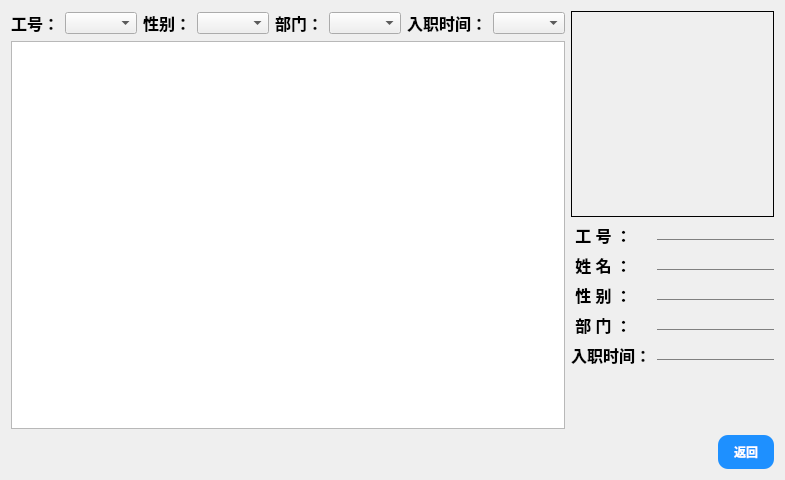
<?xml version="1.0" encoding="UTF-8"?>
<ui version="4.0">
 <class>Presons</class>
 <widget class="QWidget" name="Presons">
  <property name="geometry">
   <rect>
    <x>0</x>
    <y>0</y>
    <width>785</width>
    <height>480</height>
   </rect>
  </property>
  <property name="windowTitle">
   <string>Form</string>
  </property>
  <layout class="QVBoxLayout" name="verticalLayout_4">
   <item>
    <layout class="QVBoxLayout" name="verticalLayout_3">
     <item>
      <layout class="QHBoxLayout" name="horizontalLayout_2">
       <item>
        <layout class="QVBoxLayout" name="verticalLayout">
         <item>
          <layout class="QHBoxLayout" name="horizontalLayout">
           <item>
            <widget class="QLabel" name="label">
             <property name="font">
              <font>
               <family>Agency FB</family>
               <pointsize>12</pointsize>
               <weight>75</weight>
               <bold>true</bold>
              </font>
             </property>
             <property name="text">
              <string>工号：</string>
             </property>
             <property name="alignment">
              <set>Qt::AlignCenter</set>
             </property>
            </widget>
           </item>
           <item>
            <widget class="QComboBox" name="comboBox"/>
           </item>
           <item>
            <widget class="QLabel" name="label_2">
             <property name="font">
              <font>
               <family>Agency FB</family>
               <pointsize>12</pointsize>
               <weight>75</weight>
               <bold>true</bold>
              </font>
             </property>
             <property name="text">
              <string>性别：</string>
             </property>
             <property name="alignment">
              <set>Qt::AlignCenter</set>
             </property>
            </widget>
           </item>
           <item>
            <widget class="QComboBox" name="comboBox_2"/>
           </item>
           <item>
            <widget class="QLabel" name="label_3">
             <property name="font">
              <font>
               <family>Agency FB</family>
               <pointsize>12</pointsize>
               <weight>75</weight>
               <bold>true</bold>
              </font>
             </property>
             <property name="text">
              <string>部门：</string>
             </property>
             <property name="alignment">
              <set>Qt::AlignCenter</set>
             </property>
            </widget>
           </item>
           <item>
            <widget class="QComboBox" name="comboBox_3"/>
           </item>
           <item>
            <widget class="QLabel" name="label_10">
             <property name="font">
              <font>
               <family>Agency FB</family>
               <pointsize>12</pointsize>
               <weight>75</weight>
               <bold>true</bold>
              </font>
             </property>
             <property name="text">
              <string>入职时间：</string>
             </property>
             <property name="alignment">
              <set>Qt::AlignCenter</set>
             </property>
            </widget>
           </item>
           <item>
            <widget class="QComboBox" name="comboBox_4"/>
           </item>
          </layout>
         </item>
         <item>
          <widget class="QTableWidget" name="tableWidget"/>
         </item>
        </layout>
       </item>
       <item>
        <layout class="QVBoxLayout" name="verticalLayout_2">
         <item>
          <widget class="QLabel" name="label_5">
           <property name="font">
            <font>
             <family>Agency FB</family>
             <pointsize>12</pointsize>
             <weight>75</weight>
             <bold>true</bold>
            </font>
           </property>
           <property name="frameShape">
            <enum>QFrame::Panel</enum>
           </property>
           <property name="text">
            <string/>
           </property>
           <property name="alignment">
            <set>Qt::AlignCenter</set>
           </property>
          </widget>
         </item>
         <item>
          <layout class="QFormLayout" name="formLayout">
           <item row="0" column="0">
            <widget class="QLabel" name="label_6">
             <property name="font">
              <font>
               <family>Agency FB</family>
               <pointsize>12</pointsize>
               <weight>75</weight>
               <bold>true</bold>
              </font>
             </property>
             <property name="text">
              <string> 工 号 ：</string>
             </property>
             <property name="alignment">
              <set>Qt::AlignCenter</set>
             </property>
            </widget>
           </item>
           <item row="1" column="0">
            <widget class="QLabel" name="label_9">
             <property name="font">
              <font>
               <family>Agency FB</family>
               <pointsize>12</pointsize>
               <weight>75</weight>
               <bold>true</bold>
              </font>
             </property>
             <property name="text">
              <string> 姓 名 ：</string>
             </property>
             <property name="alignment">
              <set>Qt::AlignCenter</set>
             </property>
            </widget>
           </item>
           <item row="4" column="0">
            <widget class="QLabel" name="label_4">
             <property name="font">
              <font>
               <family>Agency FB</family>
               <pointsize>12</pointsize>
               <weight>75</weight>
               <bold>true</bold>
              </font>
             </property>
             <property name="text">
              <string>入职时间：</string>
             </property>
             <property name="alignment">
              <set>Qt::AlignCenter</set>
             </property>
            </widget>
           </item>
           <item row="2" column="0">
            <widget class="QLabel" name="label_7">
             <property name="font">
              <font>
               <family>Agency FB</family>
               <pointsize>12</pointsize>
               <weight>75</weight>
               <bold>true</bold>
              </font>
             </property>
             <property name="text">
              <string> 性 别 ：</string>
             </property>
             <property name="alignment">
              <set>Qt::AlignCenter</set>
             </property>
            </widget>
           </item>
           <item row="3" column="0">
            <widget class="QLabel" name="label_8">
             <property name="font">
              <font>
               <family>Agency FB</family>
               <pointsize>12</pointsize>
               <weight>75</weight>
               <bold>true</bold>
              </font>
             </property>
             <property name="text">
              <string> 部 门 ：</string>
             </property>
             <property name="alignment">
              <set>Qt::AlignCenter</set>
             </property>
            </widget>
           </item>
           <item row="0" column="1">
            <widget class="QLineEdit" name="lineEdit">
             <property name="styleSheet">
              <string notr="true">border: none;              
border-bottom: 1px solid gray;
background: transparent;   
padding: 0px;    </string>
             </property>
            </widget>
           </item>
           <item row="1" column="1">
            <widget class="QLineEdit" name="lineEdit_2">
             <property name="styleSheet">
              <string notr="true">border: none;              
border-bottom: 1px solid gray;
background: transparent;   
padding: 0px;    </string>
             </property>
            </widget>
           </item>
           <item row="2" column="1">
            <widget class="QLineEdit" name="lineEdit_3">
             <property name="styleSheet">
              <string notr="true">border: none;              
border-bottom: 1px solid gray;
background: transparent;   
padding: 0px;    </string>
             </property>
            </widget>
           </item>
           <item row="3" column="1">
            <widget class="QLineEdit" name="lineEdit_4">
             <property name="styleSheet">
              <string notr="true">border: none;              
border-bottom: 1px solid gray;
background: transparent;   
padding: 0px;    </string>
             </property>
            </widget>
           </item>
           <item row="4" column="1">
            <widget class="QLineEdit" name="lineEdit_5">
             <property name="styleSheet">
              <string notr="true">border: none;              
border-bottom: 1px solid gray;
background: transparent;   
padding: 0px;    </string>
             </property>
            </widget>
           </item>
          </layout>
         </item>
        </layout>
       </item>
      </layout>
     </item>
     <item>
      <layout class="QHBoxLayout" name="horizontalLayout_3">
       <item>
        <spacer name="horizontalSpacer">
         <property name="orientation">
          <enum>Qt::Horizontal</enum>
         </property>
         <property name="sizeHint" stdset="0">
          <size>
           <width>40</width>
           <height>20</height>
          </size>
         </property>
        </spacer>
       </item>
       <item>
        <widget class="QPushButton" name="pushButton">
         <property name="styleSheet">
          <string notr="true"> QPushButton {
           background-color: #1E90FF;
           border-radius: 10px;
           color: white;
           padding: 8px 16px;
           border: none;
           font-weight: bold;
        }
        QPushButton:hover {
           background-color: #187BCD;
        }
        QPushButton:pressed {
           background-color: #104E8B;
        }</string>
         </property>
         <property name="text">
          <string>返回</string>
         </property>
        </widget>
       </item>
      </layout>
     </item>
    </layout>
   </item>
  </layout>
 </widget>
 <resources/>
 <connections/>
</ui>
